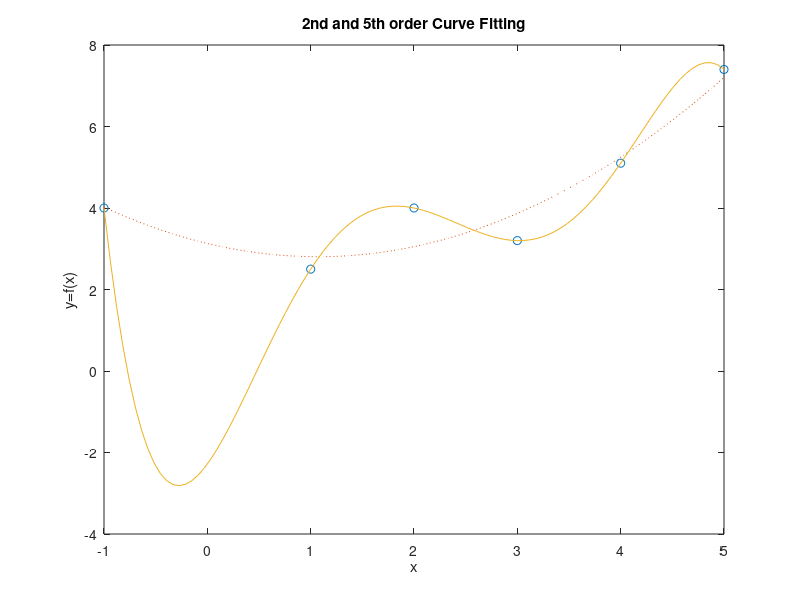

MATLAB code for this plot:
 x=[-1,1,2,3,4,5] ;
 y=[4,2.5,4,3.2,5.1,7.4];
 p2=polyfit(x,y,2) %κατασκευή πολυώνυμο ελαχ. τετραγώνων 2ου βαθμού
p2 = [0.2845 -0.6081 3.1300];
 p5=polyfit(x,y,5) %κατασκευή πολυώνυμο ελαχ. τετραγώνων 5ου βαθμού
p5 = [-0.0943 1.1104 -4.1410 4.4229 3.4853 -2.2833];
 xi=linspace(-1,5,100); %δημιουργία δεδομένων στον άξονα των x
 z2=polyval(p2,xi); %δημιουργία δεδομένων στον άξονα των y για το p2
 z5=polyval(p5,xi); %δημιουργία δεδομένων στον άξονα των y για το p5
 plot(x,y,'o',xi,z2,':',xi,z5) %σχεδίαση γραφημάτων για τα p2 και p5
%το γράφημα του p2 είναι με διακεκομμένη γραμμή
 xlabel('x'),ylabel('y=f(x)'), %ενδείξεις στους άξονες
 title('2nd and 5th order Curve Fitting') %έκδοση τίτλου γραφήματοs